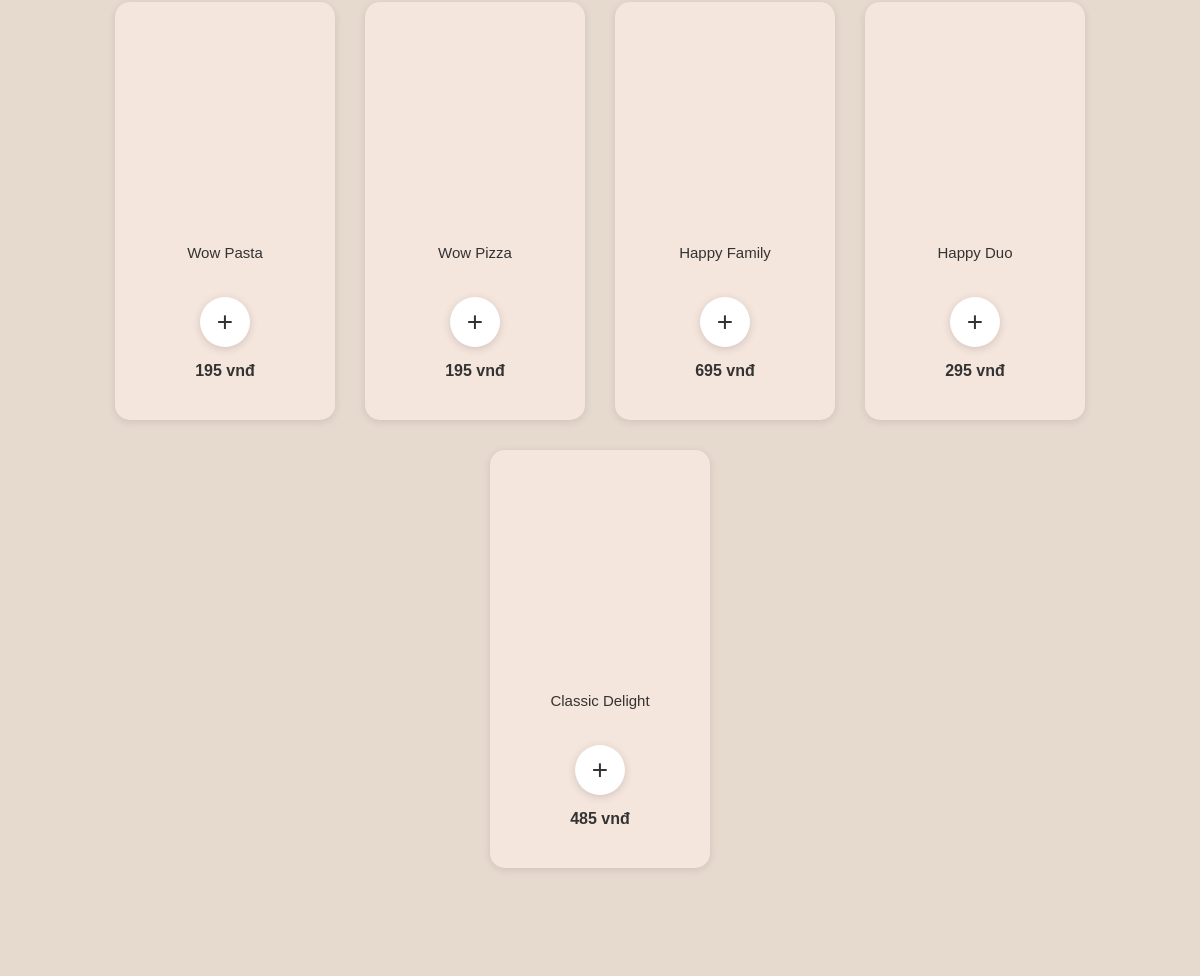
Before: / (middle part) with the older database file.
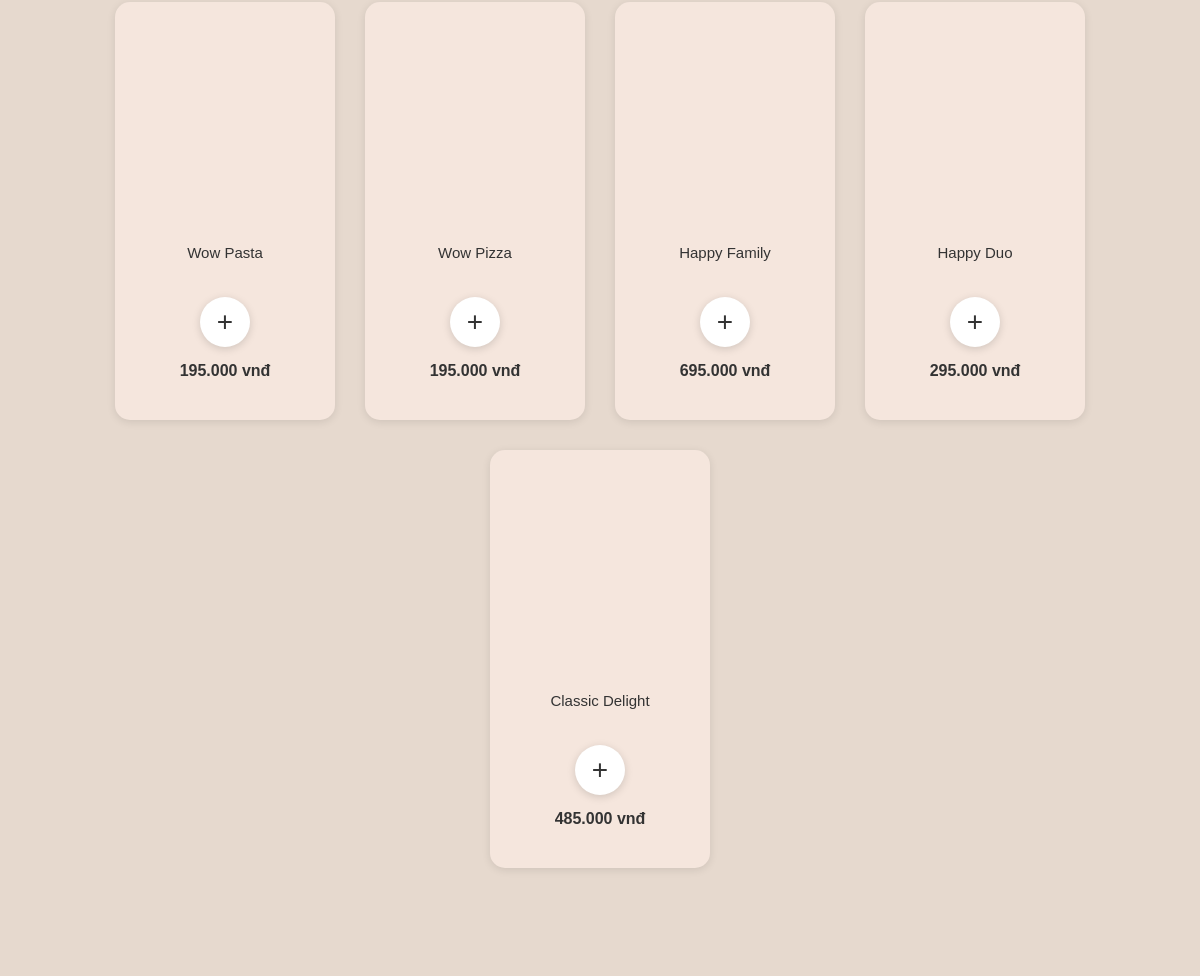
After: the same page with the newer database file.
### tables this page shows
CREATE TABLE `mon_an` (
  `id_mon` int(11) NOT NULL,
  `id_danh_muc_mon` int(11) DEFAULT NULL,
  `ten_mon` varchar(255) NOT NULL,
  `gia` decimal(10,2) NOT NULL,
  `mo_ta` text DEFAULT NULL,
  `hinh_anh` varchar(500) DEFAULT NULL,
  `trang_thai` varchar(50) DEFAULT 'Còn hàng',
  `created_at` datetime DEFAULT current_timestamp(),
  `updated_at` datetime DEFAULT current_timestamp() ON UPDATE current_timestamp()
);

### app/controller/HomeController.php (called while the page is built, shortened)
<?php
include_once __DIR__ . '/../model/ProductModel.php';
class HomeController {
    public function index() {
        try {
            $productModel = new ProductModel();
            $categoryModel = new CategoryModel();
            $popularProducts = $productModel->getPopularProducts(5);
            $categories = $categoryModel->getAllCategories();
            $data = [
                'title' => 'Trang Chủ - PIZZA & PASTA',
                'popularProducts' => $popularProducts,
                'categories' => $categories,
                'base_url_path' => '/WD20302-PRO1014_N5/nhahang/',
            ];
            $content_view = __DIR__ . '/../view/home.php';
            extract($data);
            include __DIR__ . '/../view/main.php';
        } catch (Exception $e) {
            echo "Lỗi: " . $e->getMessage();
            echo "<br>File: " . $e->getFile();
            echo "<br>Line: " . $e->getLine();
        }
    }
}

### app/model/ProductModel.php (called while the page is built, shortened)
<?php
class ProductModel {
    private $conn;
    public function __construct() {
        global $conn;
        $this->conn = $conn;
    }
    public function getPopularProducts($limit = 10) {
        try {
            $sql = "SELECT id_mon, ten_mon, gia, hinh_anh, mo_ta, trang_thai
                    FROM mon_an
                    WHERE trang_thai = 'Còn hàng'
                    ORDER BY id_mon ASC
                    LIMIT :limit";
            $stmt = $this->conn->prepare($sql);
            $stmt->bindParam(':limit', $limit, PDO::PARAM_INT);
            $stmt->execute();
            return $stmt->fetchAll(PDO::FETCH_ASSOC);
        } catch (PDOException $e) {
            throw new Exception("Lỗi truy vấn database: " . $e->getMessage());
        }
    }
}

### app/view/home.php (the view, shortened to what this page needs)
<section class="popular-section">
    <div class="container">
        <div class="dish-grid">
            <?php
            if (!empty($popularProducts)):
                foreach ($popularProducts as $product):
            ?>
            <div class="dish-card">
                <div class="dish-image" style="background-image: url('<?php echo htmlspecialchars($product['hinh_anh']); ?>')"></div>
                <div class="dish-info">
                    <p class="dish-name"><?php echo htmlspecialchars($product['ten_mon']); ?></p>
                    <div class="dish-footer">
                        <button class="add-btn">+</button>
                        <p class="dish-price"><?php echo number_format($product['gia'], 0, ',', '.'); ?> vnđ</p>
                    </div>
                </div>
            </div>
            <?php
                endforeach;
            else:
            ?>
            <p>Hiện chưa có món ăn phổ biến nào để hiển thị.</p>
            <?php endif; ?>
        </div>
    </div>
</section>

### public/index.php (shortened to what this page needs)
<?php
require_once ROOT_PATH . 'app/controller/HomeController.php';
$request_uri = trim(parse_url($_SERVER['REQUEST_URI'], PHP_URL_PATH), '/');
$last = basename($request_uri);
if (
    $request_uri == '' ||
    $last == 'public' ||
    $last == 'index.php'
) {
    $controller = new HomeController();
    $controller->index();
    exit;
}

### app/view/main.php (shortened to what this page needs)
<?php
$base_url_path = '/WD20302-PRO1014_N5/nhahang/';
?>
<!DOCTYPE html>
<html lang="vi">
<head>
    <link rel="stylesheet" href="<?php echo $base_url_path; ?>public/user/css/home.css">
    <link rel="stylesheet" href="https://cdnjs.cloudflare.com/ajax/libs/font-awesome/6.4.0/css/all.min.css">
</head>
<body>
    <main>
        <?php
        if (isset($content_view) && file_exists($content_view)) {
            include $content_view;
        } else {
            echo '<div style="padding: 50px; text-align: center;"><h1>Lỗi tải trang!</h1></div>';
        }
        ?>
    </main>
</body>
</html>

### public/user/css/home.css (style rules this page uses)
* { margin: 0; padding: 0; box-sizing: border-box; }
body { font-family: 'Arial', sans-serif; color: #333; background: #E6D9CE; }
.container { max-width: 1500px; margin: 0 auto; padding: 50px 20px; }
.popular-section { background: #E6D9CE; padding: 0 0 50px 0; }
.dish-grid { display: flex; gap: 30px; padding-bottom: 10px; justify-content: center; flex-wrap: wrap; }
.dish-card { background: #F5E6DD; border-radius: 15px; overflow: visible; box-shadow: 0 2px 8px rgba(0,0,0,0.1); transition: transform 0.3s; position: relative; padding-bottom: 20px; min-width: 220px; }
.dish-image { width: 100%; height: 220px; background-size: cover; background-position: center; border-radius: 15px 15px 0 0; }
.dish-info { padding: 20px; text-align: center; position: relative; }
.dish-name { font-size: 15px; margin-bottom: 15px; color: #333; line-height: 1.4; min-height: 40px; }
.dish-footer { display: flex; flex-direction: column; justify-content: center; align-items: center; gap: 15px; margin-top: 15px; }
.add-btn { width: 50px; height: 50px; border: none; background: white; border-radius: 50%; cursor: pointer; font-size: 28px; color: #333; transition: all 0.3s; box-shadow: 0 2px 8px rgba(0,0,0,0.15); display: flex; align-items: center; justify-content: center; }
.dish-price { font-size: 16px; color: #333; font-weight: bold; }

Changed rows visible on the page:
changed mon_an "Wow Pasta": gia "195" → "195.000"
changed mon_an "Wow Pizza": gia "195" → "195.000"
changed mon_an "Happy Family": gia "695" → "695.000"
changed mon_an "Happy Duo": gia "295" → "295.000"
changed mon_an "Classic Delight": gia "485" → "485.000"
